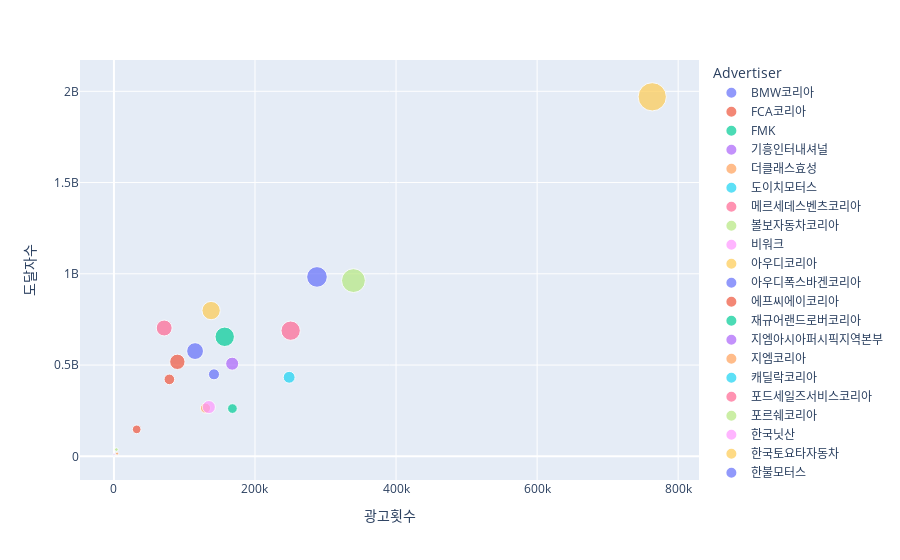

Notebook source saved alongside this figure:
### Code cell
# 브랜드별 도달자수&시청자수그리프 표현 
fig = px.scatter(br_pivot, size = br_pivot['GRP'],x = br_pivot['광고횟수'], y = br_pivot['도달자수'],
                 color=br_pivot.index, labels={'x':"광고횟수",
                                              'y':"도달자수",
                                              'species':"Brand"})
fig.show()

### Figure 1 — Plotly figure (JSON) as saved in the notebook; plotly's stock layout.template omitted (floating-point values rounded to 4 significant figures)
{"data": [{"hovertemplate": "Advertiser=BMW코리아<br>광고횟수=%{x}<br>도달자수=%{y}<br>GRP=%{marker.size}<extra></extra>", "legendgroup": "BMW코리아", "marker": {"color": "#636efa", "size": [52570.0], "sizemode": "area", "sizeref": 246.8, "symbol": "circle"}, "mode": "markers", "name": "BMW코리아", "orientation": "v", "showlegend": true, "type": "scatter", "x": [287898], "xaxis": "x", "y": [982908993], "yaxis": "y"}, {"hovertemplate": "Advertiser=FCA코리아<br>광고횟수=%{x}<br>도달자수=%{y}<br>GRP=%{marker.size}<extra></extra>", "legendgroup": "FCA코리아", "marker": {"color": "#EF553B", "size": [9257], "sizemode": "area", "sizeref": 246.8, "symbol": "circle"}, "mode": "markers", "name": "FCA코리아", "orientation": "v", "showlegend": true, "type": "scatter", "x": [32268], "xaxis": "x", "y": [147606815], "yaxis": "y"}, {"hovertemplate": "Advertiser=FMK<br>광고횟수=%{x}<br>도달자수=%{y}<br>GRP=%{marker.size}<extra></extra>", "legendgroup": "FMK", "marker": {"color": "#00cc96", "size": [11640.0], "sizemode": "area", "sizeref": 246.8, "symbol": "circle"}, "mode": "markers", "name": "FMK", "orientation": "v", "showlegend": true, "type": "scatter", "x": [168012], "xaxis": "x", "y": [261665899], "yaxis": "y"}, {"hovertemplate": "Advertiser=기흥인터내셔널<br>광고횟수=%{x}<br>도달자수=%{y}<br>GRP=%{marker.size}<extra></extra>", "legendgroup": "기흥인터내셔널", "marker": {"color": "#ab63fa", "size": [469.1], "sizemode": "area", "sizeref": 246.8, "symbol": "circle"}, "mode": "markers", "name": "기흥인터내셔널", "orientation": "v", "showlegend": true, "type": "scatter", "x": [108], "xaxis": "x", "y": [11381072], "yaxis": "y"}, {"hovertemplate": "Advertiser=더클래스효성<br>광고횟수=%{x}<br>도달자수=%{y}<br>GRP=%{marker.size}<extra></extra>", "legendgroup": "더클래스효성", "marker": {"color": "#FFA15A", "size": [1209.0], "sizemode": "area", "sizeref": 246.8, "symbol": "circle"}, "mode": "markers", "name": "더클래스효성", "orientation": "v", "showlegend": true, "type": "scatter", "x": [4494], "xaxis": "x", "y": [14996504], "yaxis": "y"}, {"hovertemplate": "Advertiser=도이치모터스<br>광고횟수=%{x}<br>도달자수=%{y}<br>GRP=%{marker.size}<extra></extra>", "legendgroup": "도이치모터스", "marker": {"color": "#19d3f3", "size": [83.9], "sizemode": "area", "sizeref": 246.8, "symbol": "circle"}, "mode": "markers", "name": "도이치모터스", "orientation": "v", "showlegend": true, "type": "scatter", "x": [30], "xaxis": "x", "y": [1927607], "yaxis": "y"}, {"hovertemplate": "Advertiser=메르세데스벤츠코리아<br>광고횟수=%{x}<br>도달자수=%{y}<br>GRP=%{marker.size}<extra></extra>", "legendgroup": "메르세데스벤츠코리아", "marker": {"color": "#FF6692", "size": [31360.0], "sizemode": "area", "sizeref": 246.8, "symbol": "circle"}, "mode": "markers", "name": "메르세데스벤츠코리아", "orientation": "v", "showlegend": true, "type": "scatter", "x": [71268], "xaxis": "x", "y": [702991830], "yaxis": "y"}, {"hovertemplate": "Advertiser=볼보자동차코리아<br>광고횟수=%{x}<br>도달자수=%{y}<br>GRP=%{marker.size}<extra></extra>", "legendgroup": "볼보자동차코리아", "marker": {"color": "#B6E880", "size": [70170.0], "sizemode": "area", "sizeref": 246.8, "symbol": "circle"}, "mode": "markers", "name": "볼보자동차코리아", "orientation": "v", "showlegend": true, "type": "scatter", "x": [339582], "xaxis": "x", "y": [962904106], "yaxis": "y"}, {"hovertemplate": "Advertiser=비워크<br>광고횟수=%{x}<br>도달자수=%{y}<br>GRP=%{marker.size}<extra></extra>", "legendgroup": "비워크", "marker": {"color": "#FF97FF", "size": [38.1], "sizemode": "area", "sizeref": 246.8, "symbol": "circle"}, "mode": "markers", "name": "비워크", "orientation": "v", "showlegend": true, "type": "scatter", "x": [660], "xaxis": "x", "y": [1706712], "yaxis": "y"}, {"hovertemplate": "Advertiser=아우디코리아<br>광고횟수=%{x}<br>도달자수=%{y}<br>GRP=%{marker.size}<extra></extra>", "legendgroup": "아우디코리아", "marker": {"color": "#FECB52", "size": [41380.0], "sizemode": "area", "sizeref": 246.8, "symbol": "circle"}, "mode": "markers", "name": "아우디코리아", "orientation": "v", "showlegend": true, "type": "scatter", "x": [137790], "xaxis": "x", "y": [798642082], "yaxis": "y"}, {"hovertemplate": "Advertiser=아우디폭스바겐코리아<br>광고횟수=%{x}<br>도달자수=%{y}<br>GRP=%{marker.size}<extra></extra>", "legendgroup": "아우디폭스바겐코리아", "marker": {"color": "#636efa", "size": [34920.0], "sizemode": "area", "sizeref": 246.8, "symbol": "circle"}, "mode": "markers", "name": "아우디폭스바겐코리아", "orientation": "v", "showlegend": true, "type": "scatter", "x": [115044], "xaxis": "x", "y": [576557926], "yaxis": "y"}, {"hovertemplate": "Advertiser=에프씨에이코리아<br>광고횟수=%{x}<br>도달자수=%{y}<br>GRP=%{marker.size}<extra></extra>", "legendgroup": "에프씨에이코리아", "marker": {"color": "#EF553B", "size": [29120.0], "sizemode": "area", "sizeref": 246.8, "symbol": "circle"}, "mode": "markers", "name": "에프씨에이코리아", "orientation": "v", "showlegend": true, "type": "scatter", "x": [89934], "xaxis": "x", "y": [517698440], "yaxis": "y"}, {"hovertemplate": "Advertiser=재규어랜드로버코리아<br>광고횟수=%{x}<br>도달자수=%{y}<br>GRP=%{marker.size}<extra></extra>", "legendgroup": "재규어랜드로버코리아", "marker": {"color": "#00cc96", "size": [46580.0], "sizemode": "area", "sizeref": 246.8, "symbol": "circle"}, "mode": "markers", "name": "재규어랜드로버코리아", "orientation": "v", "showlegend": true, "type": "scatter", "x": [157062], "xaxis": "x", "y": [654912390], "yaxis": "y"}, {"hovertemplate": "Advertiser=지엠아시아퍼시픽지역본부<br>광고횟수=%{x}<br>도달자수=%{y}<br>GRP=%{marker.size}<extra></extra>", "legendgroup": "지엠아시아퍼시픽지역본부", "marker": {"color": "#ab63fa", "size": [20960.0], "sizemode": "area", "sizeref": 246.8, "symbol": "circle"}, "mode": "markers", "name": "지엠아시아퍼시픽지역본부", "orientation": "v", "showlegend": true, "type": "scatter", "x": [167658], "xaxis": "x", "y": [507582646], "yaxis": "y"}, {"hovertemplate": "Advertiser=지엠코리아<br>광고횟수=%{x}<br>도달자수=%{y}<br>GRP=%{marker.size}<extra></extra>", "legendgroup": "지엠코리아", "marker": {"color": "#FFA15A", "size": [12620.0], "sizemode": "area", "sizeref": 246.8, "symbol": "circle"}, "mode": "markers", "name": "지엠코리아", "orientation": "v", "showlegend": true, "type": "scatter", "x": [129858], "xaxis": "x", "y": [264234631], "yaxis": "y"}, {"hovertemplate": "Advertiser=캐딜락코리아<br>광고횟수=%{x}<br>도달자수=%{y}<br>GRP=%{marker.size}<extra></extra>", "legendgroup": "캐딜락코리아", "marker": {"color": "#19d3f3", "size": [17450.0], "sizemode": "area", "sizeref": 246.8, "symbol": "circle"}, "mode": "markers", "name": "캐딜락코리아", "orientation": "v", "showlegend": true, "type": "scatter", "x": [248430], "xaxis": "x", "y": [433041133], "yaxis": "y"}, {"hovertemplate": "Advertiser=포드세일즈서비스코리아<br>광고횟수=%{x}<br>도달자수=%{y}<br>GRP=%{marker.size}<extra></extra>", "legendgroup": "포드세일즈서비스코리아", "marker": {"color": "#FF6692", "size": [46080.0], "sizemode": "area", "sizeref": 246.8, "symbol": "circle"}, "mode": "markers", "name": "포드세일즈서비스코리아", "orientation": "v", "showlegend": true, "type": "scatter", "x": [250560], "xaxis": "x", "y": [688478777], "yaxis": "y"}, {"hovertemplate": "Advertiser=포르쉐코리아<br>광고횟수=%{x}<br>도달자수=%{y}<br>GRP=%{marker.size}<extra></extra>", "legendgroup": "포르쉐코리아", "marker": {"color": "#B6E880", "size": [1671.0], "sizemode": "area", "sizeref": 246.8, "symbol": "circle"}, "mode": "markers", "name": "포르쉐코리아", "orientation": "v", "showlegend": true, "type": "scatter", "x": [3498], "xaxis": "x", "y": [36983922], "yaxis": "y"}, {"hovertemplate": "Advertiser=한국닛산<br>광고횟수=%{x}<br>도달자수=%{y}<br>GRP=%{marker.size}<extra></extra>", "legendgroup": "한국닛산", "marker": {"color": "#FF97FF", "size": [21130.0], "sizemode": "area", "sizeref": 246.8, "symbol": "circle"}, "mode": "markers", "name": "한국닛산", "orientation": "v", "showlegend": true, "type": "scatter", "x": [134592], "xaxis": "x", "y": [269889409], "yaxis": "y"}, {"hovertemplate": "Advertiser=한국토요타자동차<br>광고횟수=%{x}<br>도달자수=%{y}<br>GRP=%{marker.size}<extra></extra>", "legendgroup": "한국토요타자동차", "marker": {"color": "#FECB52", "size": [98710.0], "sizemode": "area", "sizeref": 246.8, "symbol": "circle"}, "mode": "markers", "name": "한국토요타자동차", "orientation": "v", "showlegend": true, "type": "scatter", "x": [763236], "xaxis": "x", "y": [1969808970], "yaxis": "y"}, {"hovertemplate": "Advertiser=한불모터스<br>광고횟수=%{x}<br>도달자수=%{y}<br>GRP=%{marker.size}<extra></extra>", "legendgroup": "한불모터스", "marker": {"color": "#636efa", "size": [15080.0], "sizemode": "area", "sizeref": 246.8, "symbol": "circle"}, "mode": "markers", "name": "한불모터스", "orientation": "v", "showlegend": true, "type": "scatter", "x": [141852], "xaxis": "x", "y": [449207365], "yaxis": "y"}, {"hovertemplate": "Advertiser=혼다코리아<br>광고횟수=%{x}<br>도달자수=%{y}<br>GRP=%{marker.size}<extra></extra>", "legendgroup": "혼다코리아", "marker": {"color": "#EF553B", "size": [13860.0], "sizemode": "area", "sizeref": 246.8, "symbol": "circle"}, "mode": "markers", "name": "혼다코리아", "orientation": "v", "showlegend": true, "type": "scatter", "x": [78600], "xaxis": "x", "y": [421579453], "yaxis": "y"}], "layout": {"legend": {"itemsizing": "constant", "title": {"text": "Advertiser"}, "tracegroupgap": 0}, "margin": {"t": 60}, "xaxis": {"anchor": "y", "domain": [0, 1], "title": {"text": "광고횟수"}}, "yaxis": {"anchor": "x", "domain": [0, 1], "title": {"text": "도달자수"}}}}
